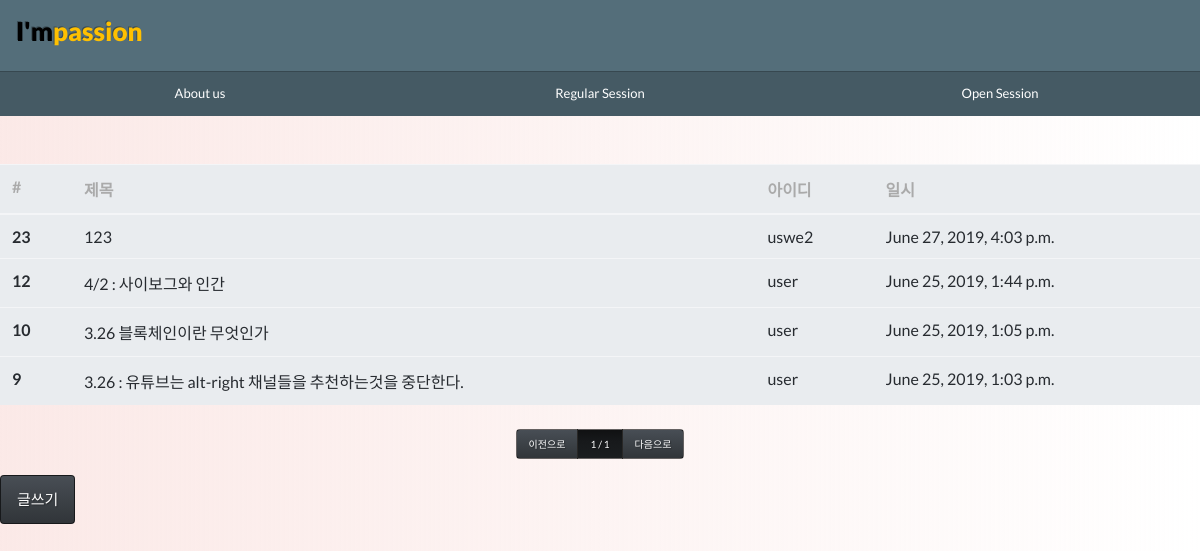
Page /regular_session/list/ on the committed database.
### board/models.py (models this page shows, shortened)
class Board(models.Model):
    title=models.CharField(max_length=128,
                            verbose_name='제목')
    contents=models.TextField(verbose_name='내용')
    writer=models.ForeignKey('impassionuser.Impassionuser', on_delete=models.CASCADE,
                            verbose_name='작성자')
    registered_dttm=models.DateTimeField(auto_now_add=True,
                                        verbose_name='등록시간')
    class Meta:
        db_table='impassion_board'
        verbose_name='임패션 게시글'
        verbose_name_plural='임패션 게시글'

### impassionuser/models.py (models this page shows)
class Impassionuser(models.Model):
    username=models.CharField(max_length=64,
                            verbose_name='사용자명')
    useremail=models.EmailField(max_length=128,
                            verbose_name='사용자이메일')
    password=models.CharField(max_length=64,
                            verbose_name='비밀번호')
    registered_dttm=models.DateTimeField(auto_now_add=True,
                                        verbose_name='등록시간')
    cardinal_number=models.IntegerField(verbose_name='기수')
    def __str__(self):
        return self.username
    class Meta:
        db_table='impassion_impassionuser'
        verbose_name='동아리원'
        verbose_name_plural='동아리원'

### board/views.py (the view)
# urls.py: path('list/', views.board_list),
def board_list(request):
    all_boards = Board.objects.all().order_by('-id')
    page = int(request.GET.get('p', 1))
    paginator= Paginator(all_boards, 10)
    boards = paginator.get_page(page)
    return render(request, 'board_list.html', {'boards': boards})

### board/templates/board_list.html
{% extends "base.html" %}
{% block contents %}
<div class="row mt-5">
    <div class="col-12">
        <table class="table table-light">
            <thread class="thread-light">
                <tr>
                    <th>#</th>
                    <th>제목</th>
                    <th>아이디</th>
                    <th>일시</th>
                </tr>
            </thread>
            <tbody class="text-dark">
                {% for board in boards %}
                <tr onclick="location.href='/regular_session/detail/{{ board.id }}'">
                        <th>{{board.id}}</th>
                        <td>{{board.title}}</td>
                        <td>{{board.writer}}</td>
                        <td>{{board.registered_dttm}}</td>
                    </tr>
                {% endfor %}
            </tbody>
        </table>
    </div>
</div>
<div class="row mt-2">
    <div class="col-12">
        <nav>
            <ul class="pagination justify-content-center">
                <li class="page-item">
                    {% if boards.has_previous %}
                        <a class="page-link" href="?p={{ boards.previous_page_number }}">이전으로</a>
                    {% else %}
                        <a class="page-link disabled" href="#">이전으로</a>
                    {% endif %}
                </li>
                <li class="page-item active">
                    <a class="page-link" href="#">{{ boards.number}} / {{ boards.paginator.num_pages }}</a>
                </li>
                <li class="page-item">
                    {% if boards.has_next %}
                        <a class="page-link" href="?p={{ boards.next_page_number }}">다음으로</a>
                    {% else %}
                        <a class="page-link disabled" href="#">다음으로</a>
                    {% endif %}
                </li>
            </ul>
        </nav>
    </div>
</div>
<div class="row">
    <div class="col-12">
        <button class="btn btn-primary" onclick="location.href='/regular_session/write/'">글쓰기</button>
    </div>
</div>
{% endblock %}

### board/templates/base.html (shortened to what this page needs)
<html>
    <head>
        <link rel="stylesheet" href="/static/css/bootstrap.min.css" />
        <link rel="stylesheet" href="/static/css/main.css" />
    </head>
    <body>
        <div class="container-fluid">
                <header id="header">
                        <h1><a href="/"><font color="black">I'm</font><font color="#FFC000">passion</font></a></h1>
                        <nav id="nav">
                            <a href="/about_us" target="_self">
                                <span>About us</span>
                            </a>
                            <a href="/regular_session" target="_self">
                                <span>Regular Session</span>
                            </a>
                            <a href="/open_session" target="_self">
                                <span>Open Session</span>
                            </a>
                        </nav>
                        </header>
           {% block contents %}
           {% endblock %}
        </div>
    </body>
</html>

### static/css/main.css (style rules this page uses)
html, body { min-height: 100%; margin: 0; padding: 0; }
html { display: flex; }
body { flex: 1; }
body { background-color: #fff; background-image: linear-gradient(to right, #FBE9E7, transparent); color: #333; font-family: Lato, Helvetica, Arial, sans-serif; font-size: 62.5%; padding-bottom: 5em; }
.container-fluid { padding: 0; }
#header { background: #546E7A; box-sizing: border-box; color: #eee; margin-bottom: 1em; position: sticky; top: 0; left: 0; right: 0; }
#header > h1 { font-size: 2.6em; font-weight: 900; padding: 16px; }
#nav { background: #455A64; border-top: 1px solid #0003; display: flex; font-size: 1.3em; }
#nav a { color: #fff; display: flex; flex: 1; padding: 12px; text-align: center; text-decoration: none; justify-content: center; align-items: center; }

### rows in the picture
Board: id "23", title "123", writer "uswe2", registered_dttm "June 27, 2019, 4:03 p.m."
Board: id "12", title "4/2 : 사이보그와 인간", writer "user", registered_dttm "June 25, 2019, 1:44 p.m."
Board: id "10", title "3.26 블록체인이란 무엇인가", writer "user", registered_dttm "June 25, 2019, 1:05 p.m."
Board: id "9", title "3.26 : 유튜브는 alt-right 채널들을 추천하는것을 중단한다.", writer "user", registered_dttm "June 25, 2019, 1:03 p.m."

### other values in the picture
{{ boards.number }} "1"
{{ boards.paginator.num_pages }} "1"
